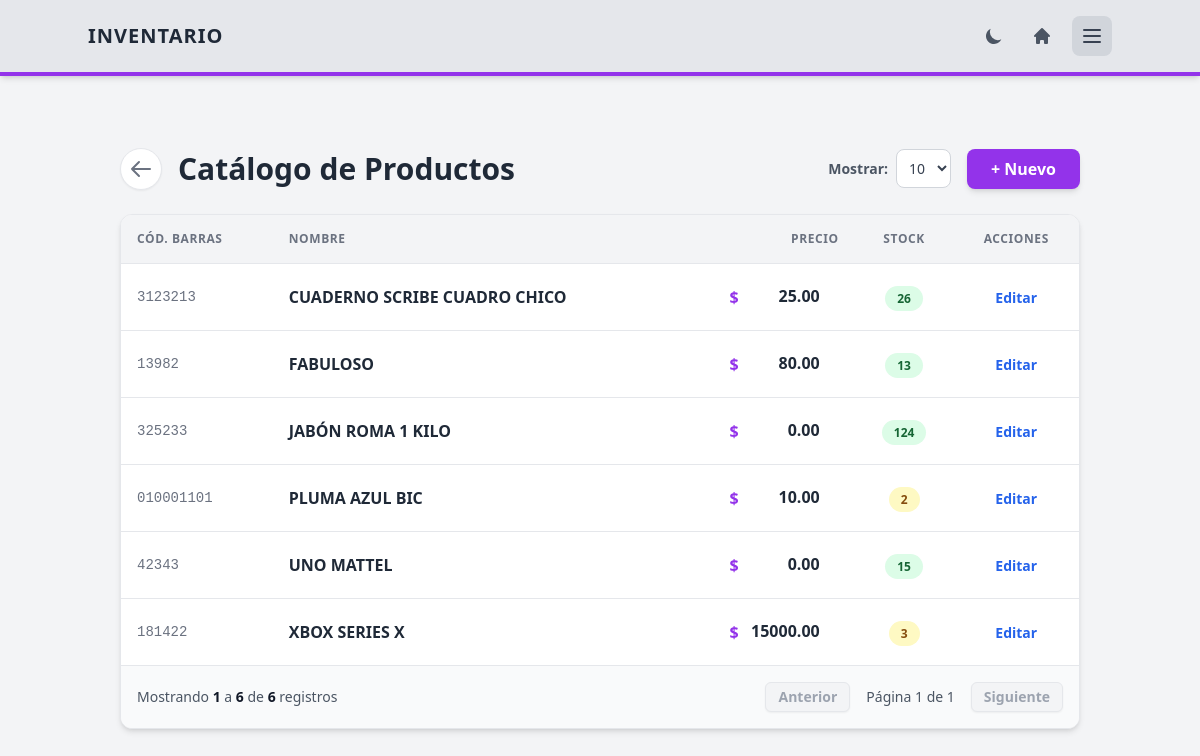
/inventario/productos/ (signed in), run on an earlier commit of the app's database.
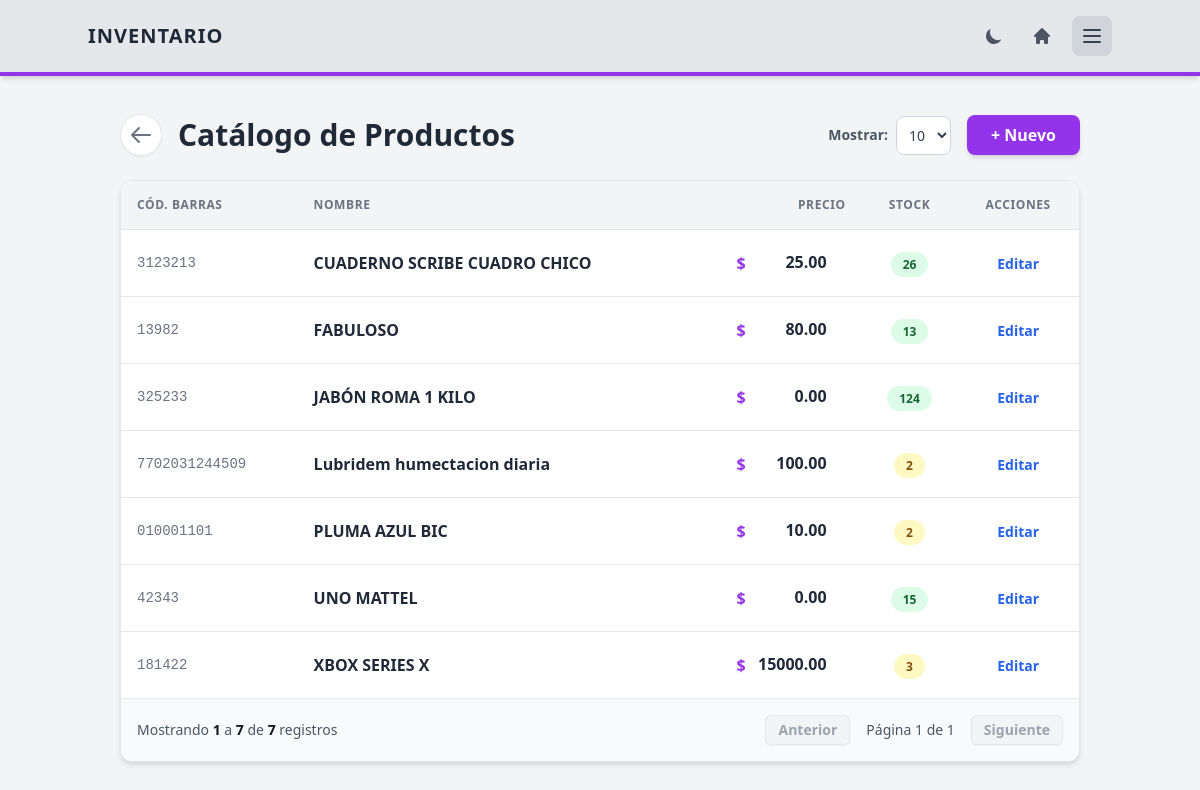
And on a later commit of the database.
### inventario/models.py (models this page shows, shortened)
class Producto(models.Model):
    codigo_barras = models.CharField(max_length=50, unique=True)
    nombre = models.CharField(max_length=200)
    categoria = models.ForeignKey(Categoria, on_delete=models.SET_NULL, null=True, related_name='productos')
    stock = models.IntegerField(default=0)

class PrecioProducto(models.Model):
    producto = models.OneToOneField(Producto, on_delete=models.CASCADE, related_name='precios')
    costo = models.DecimalField(max_digits=10, decimal_places=2)
    precio = models.DecimalField(max_digits=10, decimal_places=2)
    margen_ganancia = models.DecimalField(max_digits=10, decimal_places=2, editable=False)
    fecha_ultimo_cambio = models.DateTimeField(auto_now=True)

### inventario/views/productos.py (the view)
# urls.py: path('productos/', views.lista_inventario, name='lista_inventario'),
@login_required
@permission_required('configuraciones.acceder_inventario', login_url='portal_principal')
def lista_inventario(request):
    productos_list = Producto.objects.select_related('precios').all().order_by('nombre')
    per_page = request.GET.get('per_page', 10)
    try:
        per_page = int(per_page)
    except ValueError:
        per_page = 10
    paginator = Paginator(productos_list, per_page)
    page_number = request.GET.get('page')
    page_obj = paginator.get_page(page_number)
    return render(request, 'inventario/productos/lista.html', {
        **get_config_context('Catálogo de Productos', 'border-purple-600'),
        'page_obj': page_obj,
        'per_page': per_page,
    })

### core/utils.py (called while the page is built)
def get_config_context(nav_title, accent_color, nav_items=None):
    if nav_items is None:
        nav_items = [
            {'label': 'Ventas', 'url': reverse('dashboard'), 'hover_color': 'text-yellow-600', 'hover_color_dark': 'text-yellow-500'},
            {'label': 'Inventario', 'url': reverse('inventario_dashboard'), 'hover_color': 'text-yellow-600', 'hover_color_dark': 'text-yellow-500'},
            {'label': 'Configuración', 'url': reverse('config_dashboard'), 'hover_color': 'text-yellow-600', 'hover_color_dark': 'text-yellow-500'},
        ]
    return {
        'nav_title': nav_title,
        'accent_color': accent_color,
        'nav_items': nav_items,
        'htmx_enabled': True
    }

### inventario/templates/inventario/productos/lista.html (shortened to what the changed rows need)
{% extends "base/base.html" %}
{% block content %}
<div class="flex flex-col sm:flex-row justify-between items-center mb-6 gap-4">
    <div class="flex items-center gap-4 w-full sm:w-auto">
        <h2 class="text-2xl sm:text-3xl font-bold">Catálogo de Productos</h2>
    </div>
</div>
<div class="bg-white dark:bg-gray-800 rounded-xl shadow-md overflow-hidden border border-gray-200 dark:border-gray-700">
    <div class="overflow-x-auto">
        <table class="w-full text-left border-collapse min-w-[600px]">
            <thead>
                <tr class="bg-gray-100 dark:bg-gray-700 text-gray-500 dark:text-gray-300 uppercase text-xs tracking-wider border-b dark:border-gray-600">
                    <th class="p-4">Cód. Barras</th>
                    <th class="p-4">Nombre</th>
                    <th class="p-4 text-right">Precio</th>
                    <th class="p-4 text-center">Stock</th>
                    <th class="p-4 text-center">Acciones</th>
                </tr>
            </thead>
            <tbody class="divide-y divide-gray-200 dark:divide-gray-700">
                {% for p in page_obj %}
                <tr class="hover:bg-gray-50 dark:hover:bg-gray-700/50 transition-colors">
                    <td class="p-4 font-mono text-sm text-gray-500 dark:text-gray-400">{{ p.codigo_barras }}</td>
                    <td class="p-4 font-bold">{{ p.nombre }}</td>
                    <td class="p-4 text-right">
                        {% include 'inventario/productos/partials/precio_inline.html' with p=p %}
                    </td>
                    <td class="p-4 text-center">
                        {% if p.stock > 5 %}
                            <span class="bg-green-100 text-green-800 dark:bg-green-900 dark:text-green-300 px-3 py-1 rounded-full text-xs font-bold">{{ p.stock }}</span>
                        {% elif p.stock > 0 %}
                            <span class="bg-yellow-100 text-yellow-800 dark:bg-yellow-900 dark:text-yellow-300 px-3 py-1 rounded-full text-xs font-bold">{{ p.stock }}</span>
                        {% else %}
                            <span class="bg-red-100 text-red-800 dark:bg-red-900 dark:text-red-300 px-3 py-1 rounded-full text-xs font-bold">Agotado</span>
                        {% endif %}
                    </td>
                    <td class="p-4 text-center">
                        <button hx-get="{% url 'editar_producto' p.id %}" hx-target="#modal-content" class="text-blue-600 dark:text-blue-400 hover:underline font-bold text-sm">Editar</button>
                    </td>
                </tr>
                {% empty %}
                <tr>
                    <td colspan="5" class="p-8 text-center text-gray-400 dark:text-gray-500 italic">No hay productos en el inventario.</td>
                </tr>
                {% endfor %}
            </tbody>
        </table>
    </div>
    {% include "base/pagination.html" %}
</div>
{% endblock %}

### inventario/templates/inventario/productos/partials/precio_inline.html
<div class="flex items-center justify-end gap-1" id="precio-inline-{{ p.id }}">
    <span class="text-purple-600 dark:text-purple-400 font-bold">$</span>
    <input type="number"
           step="0.50"
           min="0"
           name="precio"
           value="{{ p.precios.precio|default:'0.00' }}"
           hx-post="{% url 'actualizar_precio_inline' p.id %}"
           hx-trigger="change"
           hx-swap="outerHTML"
           hx-target="#precio-inline-{{ p.id }}"
           title="Modificar precio directamente"
           class="w-20 sm:w-24 p-1 text-right font-black text-gray-800 dark:text-white bg-transparent border-b-2 border-transparent hover:border-purple-300 dark:hover:border-purple-600 focus:border-purple-500 focus:bg-purple-50 dark:focus:bg-gray-700 outline-none transition-all cursor-pointer rounded-t">
</div>

What changed in the data, as far as the page shows it:
added Producto: codigo_barras "7702031244509", nombre "Lubridem humectacion diaria", precio "100.00", stock "2"
Also different on the page:
{{ page_obj.end_index|default:0 }}: "6" → "7"
{{ page_obj.paginator.count }}: "6" → "7"
